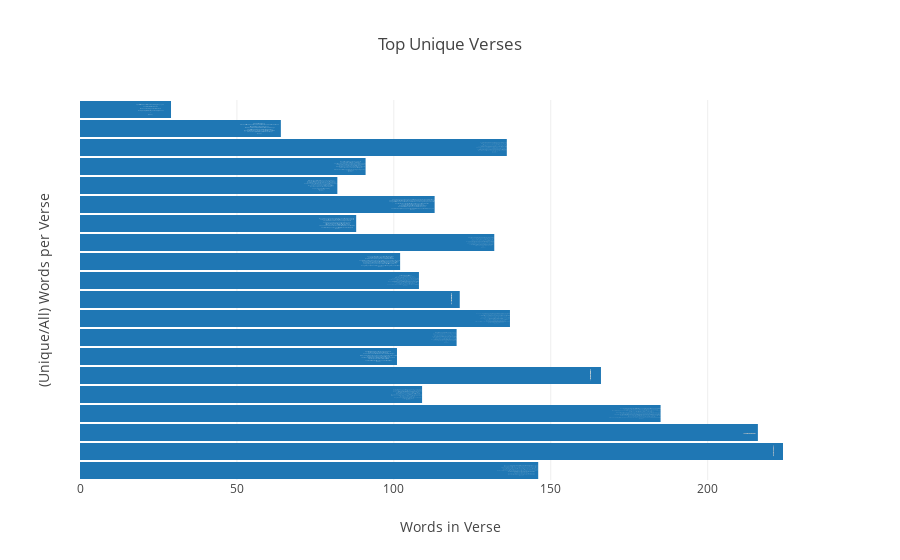

The cell this chart's notebook holds for it:
### Code cell
unique_verses_bar(ct.values(), all_feat_artist = False, verse_count=20)

### Figure 1 — Plotly figure (JSON) as saved in the notebook; plotly's stock layout.template omitted (floating-point values rounded to 4 significant figures)
{"data": [{"hoverinfo": "text", "name": "chance", "orientation": "h", "text": ["<br>They murkin' kids; they murder kids here<br>Why you think they don't talk about it They deserted us here<br>Where the fuck is Matt Lauer at Somebody get Katie Couric in here<br>Probably scared of all the refugees; look like we had a fuckin' hurricane here<br>They'll be shootin' whether it's dark or not, I mean the days is pretty dark a lot<br>Down here, it's easier to find a gun than it is to find a fuckin' parking spot<br>No love for the opposition, specifically a cop position cause they've never been in our position<br>Gettin' violations for the nation, correlatin', you dry snitchin'<br>I know, you scared, you should ask us if we scared too<br>I know you scared... me too<br>I know, you scared, you should ask us if we scared too<br>If you, was there, then we'd just knew you cared too<br>(0.616)", "<br>Sparrin' is trainin', chain snatchin' the slaves<br>But a rap song is a match in a cave<br>Dim lit, wet wick, wicked rappin' its way<br>Drunk off of light, lies, laughin' claimin' asylum while shinin' in shade<br>I can't stay silent, I go violent when my violets is gray<br>And my roses is black<br>Fuck the pharaohs and pharisees, Moses is back<br>I don't need to see a sphinx to know they noses was black<br>I don't know one Temptation that had Otis' back, sparrin' is trainin', this a jumpin' jack<br>I'm the scariest +jack+ in the pumpkin patch<br>Float like my jumper wet, sting like a bumblebee<br>I swing like a lumberjack, go back when I'm up at bat<br>They tried to label me a non-rapper<br>I'm an independent contractor, card cracker<br>Sparrin' is trainin' without the trainin' wheels<br>You made it, you made it, you made it, yeah you made a deal<br>You played it straight, hated, graduated, waited, waited, you still a waiter still<br>Mice will always find out ways to steal<br>Picture me, fifth of Hennessy and the Swisher Sweet<br>Fake identity 'til a plug named Trinity shook me<br>\"Wake up, wake up!\" like remember me<br>Said one plus one make three and you finna see<br>You ain't as grown as you finna be<br>You got them young nigga tendencies<br>(0.625)", "<br>What's good, good And what's good, evil<br>And what's good, gangstas And what's good, people<br>And why God's phone die every time that I call on Him<br>If his son had a Twitter wonder if I would follow him<br>Swallow them synonyms like cinnamon Cinnabon<br>Keep all them sentiments down to a minimum<br>Studious Gluteus Maxim models is sendin' him<br>Pics of they genitalia tallied up ten of 'em<br>I slurped too many pain-kills, down I'm off a lot<br>I got a lot off days but it ain't often that I'm off the clock<br>Ya kna wha mean I got the Chicago Blues<br>We invented rock before the Stones got through<br>We just aimin' back cause the cops shot you<br>BUCK BUCK BANG BANG - yellin' \"FUCK Fox News!\"<br>Booyaka buckle up, mothaFUCK opps too<br>Ain't no knucklin' up 'em young cause it just not cool<br>Nice to see you Father New Year, middle finger Uncle Samuel<br>Shootin' death with weighted dice and hittin' stains on birthday candles<br>I know somebody, somebody loves my ass<br>Cause they help me beat my demons ass<br>Everybody's somebody's everything (I know you right)<br>Nobody's nothing (that's right)<br>Everybody's somebody's everything (I know you right)<br>Nobody's nothing (that's right)<br>Everybody's somebody's everything (that's right)<br>Nobody's nothing (I know you right)<br>(0.63)", "<br>God give me one sentence more, maybe I just gotta get suspended more (IGH!)<br>Hash tag it, get mentions for it (IGH!) Make you love it, get it trending more (IGH!)<br>And then act humble, hear some bull that some dude mumble<br>Wantin' to jump dude, but let that nigga punk you, knowin bitch niggas wanna bring guns to the rumbles (IGH!)<br>But I love y'all souls (IGH!) Don't let the +Juice+ spill Pac<br>Blue pill pop 'til you feel good enough to pop the popped bitch in the blue heels yop (IGH!)<br>That one - drown in the juice nigga; hun'nid proof get found in a youth nigga<br>Stop with all the trynna introduce nigga, everybody know you dude you the new nigga! (IGH!)<br>Hows it feel to be you Yo no sÃ©, I ain't really been myself since Rod passed<br>I ain't even really need that shop class, I ain't really been weak since pops smashed<br>I'm a genius, a mothafuckin pop smash; hit sensei, master<br>Jack and Lindsey, Wiley, Kembe, been paid, 10 Day been they FAFSA (AHHHHHHHHH!!!!! TURN UP! TURN UP!)<br>(0.632)", "<br>Damn I'm in so deep girl, probably cause you're empty<br>You can't even speak girl; damn your mouth so minty<br>Ooh your mama hate me, daddy wouldn't let you <br>if he ever met me, if he ever met you<br>Put that shit behind us, and put this in your sinus<br>Mine is all up in my gums, minus all that shit its lined with<br>I say oh-oh-oh-ohh - you been scratchin, you been fiendin<br>I'mma fix you, I'mma fuck you, I'mma get rid of them demons - it's my<br>My druggy.. when I'm ugly<br>Hug me when I'm bummy, scummy; I'm your hubby<br>Let's get lo-ost... let's get lo-ost...<br>(0.651)", "<br>Work, work, work, work - bang nigga, bang<br>Twerk, twerk, merge, swerve - dang, pick a lane<br>Flip a bird; pigeon, plane, it's a word, it's a shame<br>But God I'm good, swear I couldnât be better, kickin' dirt on the shirts of the lames<br>Keep a tab on my exes, keep some X on my tongue<br>Keep my work out in Texas, that's just me flexin' my lungs<br>See them showin' they teeth, that's just them flappin' they gums<br>If they bite and I'm snappin', clap clap collapsin' they lungs<br>Call me Chancellor The Rapper, please say \"The Rapper\"<br>Magical word (POOF) please say 'Kadabra<br>Replay the replays; Green Bay, the Packers<br>Cremate your teammates and freebase the ashes<br>Matches to gas leaks, dusted dusk 'til dawn<br>It's just us, and trust ya bottom bitch, my stuff the fuckin' bomb<br>I'm the motherfuckin' fucker, fuck a niggas fuckin' dumb<br>This your favorite fuckin' album and ain't even fuckin' done<br>I'm good! IGH!<br> w/ ad-libs<br>(0.669)", "<br>Right (IGH!) I used to tell hoes I was dark light or off white<br>But I'd fight if a nigga said that I talk white<br>And both my parents was black but they saw it fit that I talk right<br>With my drawers hid but my hard head stayed in the clouds like a lost kite<br>But gravity had me up in a submission hold<br>Like I'm dancin' with the Devil with two left feet and I'm pigeon toed<br>in two small point ballet shoes with a missin' sole<br>and two missin' toes but it's love like Cupid kissin' a mistletoe<br>(0.683)", "<br>Who smokin in my car It's that nigga Chano<br>AKA Mr. Bennett, AK Tony Montano<br>I've got some folks in low end, I got some folks in c-note<br>AK hundred dinero, you ever seen Casino<br>I just got back with 'Bino, I got a bitch but she know<br>Her friends done did the Dino - that's that Chicago lingo<br>Flamin' hots with Cheese and a kiwi Mistic<br>My dick won't even call her cause she left all that lipstick<br>Niggas be on dirt, that's why I stay on petty<br>I know that bangers jam, that's why my hands stay ready<br>Flip the candy yum, that's the fuckin' bombest<br>Lean all on the square - that's a FUCKIN' rhombus<br> - 2X<br>(0.683)", "<br>Chano, Chatham's own, foolies glad I'm home (IGH!)<br>Even my haters kinda glad I'm on; Rest In Peace to my Vagabond (IGH!)<br>Rapper song, singer - suspended, subpoena<br>For misdemeanors, dreamer, held back ass is lowkey still a senior (IGH!)<br>And I still shake up BO Squad, prayin' for my BroBois (IGH!)<br>City on the come up, shout that nigga Sosa<br>Shout my nigga Fat Trel, shout my nigga Joseph (IGH!)<br>Playin' \"Buenos Aires\" while they sleepin' - buenas noches (IGH!)<br>Wonder if I wrote this, cause it's so crisp<br>The most brokest cold stock broker winter solstice (IGH!)<br>I could win an Oscar, Russian Accent Husky<br>Acid addict, costly avid actor - Kevin Costner (AHHHHHHHHH!!!!! TURN UP! TURN UP!)<br>Juice! (Juice!) Juice! (Juice!) Juice! (Juice!) Juice! (Juice!)<br>I got the juice, I got the juice (Yup!)<br>(0.693)", "<br>Introducin' (IGH!) Chance the Ruthless<br>Trip 'shrooms and lucy (hah!) dreams is lucid<br>Loosely based on music, swallow my mucus<br>Hope your pussy get herpes and yo' ass get lupus (IGH!)<br>Deuces douches, deuce deuce I'll shoot ya (BLAOW)<br>Shoes might boot 'cha and a suit might suit 'cha<br>They be on bullshit but they really don't do shit<br>They use of illusion could confuse Confucius<br>Nasty, ashy (IGH!) cigarette ashin'<br>'til my voice get raspy; last week suspended<br>Last night kissed Va$htie, parleyed with Ashley<br>Always in the hallway, so I never been classy (hahaha)<br>Shut up!<br>Na na na, na na na<br>Na na na, na na na<br>Na na na, na na na<br>(IGH! IGH! IGH! IGH!)<br>(0.694)", "<br>Acid, acid (IGH!) get it Acid<br>Melts through plastic, I spit fired<br>Pad my palette (IGH!) talkin' paper<br>If this was work (IGH!) I'd get higher (hahah)<br>Pardon my mishaps, burp and get murdered (IGH!)<br>Fart and get bitch-slapped, like Bourbon mixed with Jack (IGH!)<br>Lickety-split, look it, he slipped on a shell<br>from peelin' (IGH!) banana splits back, give me my Kit-Kat (AHHHHH~!)<br>Don't break me off shit, batch, fack is you mean bitch<br>Zan with that lean bitch, zan with that lean bitch<br>Zen with that chakra, I eat it like Idi Amin<br>Ya kna wha mean Hit me back when that mean shit (SHUT UP~!)<br>(0.694)", "<br>Young, Rascal Flatts - young ass kid ass could rap (IGH!)<br>Fuck all the faculty, tobacco-packing acrobat (IGH!)<br>Back-to-back packin' bags back and forth with fifths of Jack<br>Fourths of weed, I'm back to pack on hands with young Cletus to pat my back<br>Real nigga with a nose ring, that's right (IGH!) just here to rap them songs (IGH!)<br>Rag on my hair, wrap weed in Vegas, rockin' Vagabonds (IGH!)<br>Sang a song, oh you don't know (what) Well, I still bang with you<br>Hang with you, sip drank with you as long as I can sang with you like (IGH!)<br>(0.696)", "<br>Who's sneakin' in the club That's that young Sir Rapper<br>Un-saran wrap the purple, wrap that blunt under after<br>Smoke all out the window, cops could eat a dick<br>If you ain't the hitter, you just might be the lick<br>Flame on, flame on, I'm your, bitch's ringtone<br>She like when I rap, raps but better when I sing, songs<br>No Drake, but I get my Trey on; killin' in the hood like Trayvon<br>Shoppin' like I got a coupon, savin' like I got a cape on<br>Cookin' crack in my apron, dressed like a nigga had 8 proms<br>Tell shorty I may change and I made it and I napalm<br>Trippy shit to watch, drugs while on the clock<br>Acid on the face - that's a work of art<br> - 2X<br>(0.697)", "<br>Move to the neighborhood; I bet they don't stay for good, watch<br>Somebody'll steal daddy's Rollie, call it the neighborhood watch<br>Pray for a safer hood when my paper good, watch<br>Captain Save-a-Hood, hood savior, baby boy<br>Still getting ID'd for Swishers (mama still wash my clothes)<br>Still with Save Money militia (I'mma still watch my bros)<br>Trapped in the middle of the map with a little-bitty rock and a little bit of rap<br>That with a literary knack and a little shitty Mac and like literally jack<br>(0.705)", "<br>You a laaaaaaaame, and your bitch break down my weed sometimes<br>See my face in the streets, in the tweets and a Reader or a RedEye if you read Sun-Times<br>She got blisters on her knees, she's a fiend for the D even though I only beat one time<br>One time, it was one two times, it was two plus me equals threesome time<br>Shouts out to Nate, I jackball and I bop, I flex<br>Got neck from all these thots I sex; Rastafari them shottas yes<br>House safari, mi casa, yes; poppy fields of that popeye<br>She came to party, she popped a Molly, said \"come to papa\", she said \"papa, yes\"<br>(0.717)", "<br>It just got warm out, this the shit I've been warned 'bout<br>I hope that it storm in the morning, I hope that it's pourin' out<br>I hate crowded beaches, I hate the sound of fireworks<br>And I ponder what's worse between knowin' it's over and dyin' first<br>Cause everybody dies in the summer<br>Wanna say ya goodbyes, tell them while it's spring<br>I heard everybody's dyin' in the summer<br>So pray to God for a little more spring<br> - second half<br>(0.732)", "<br>Why toss my filter, when she saved my life<br>The same shit that kills us, always taste so right<br>That's why I pray to the dear Lord, God know who he be<br>Truth be told he juiced me, introduced me to the lucy leaf<br>Ohh ohh ohh, I seen the light, I lost my lighter<br>BIC flick, kick the habit and the bucket, fuck your supplier<br>Lies, Levis on fire, flyer on the wall I'm brighter<br>In the darkness of the night; in the sky I get higher, higher, okay<br> + [Interlude]<br>(0.736)", "<br>Okie dokie, alky, keep it lowkey/Loki like Thor lil bro<br>or he'll go blow the loudy, saudy of sour Saudi<br>Wiley up off peyote, wildin'/Wile E. like that coyote<br>If I sip any Henny, my belly just might be outtie<br>Pull up inside a huggy, Starsky and Hutch a dougie<br>I just opened up the pack, in an hour I'll ash my lucky<br>Tonight she just yellin' \"fuck me\", two weeks she'll be yellin' \"fuck me\"<br>Used to like orange cassette tapes with Timmy, Tommy, and Chuckie<br>And Chuck E. Cheese's pizzas, Jesus pieces, sing Jesus love me<br>Put Visine inside my eyes so my grandma would fuckin' hug me<br>Oh generation above me, I know you still remember me<br>My afro look just like daddy's, y'all taught me how to go huntin'<br>BLAM~!!<br>(0.765)", "<br>Jacob wrestled with God<br>in the desert 'til He broke him and He blessed him and He rescued his heart<br>I struggle with love, I juggle my loves<br>I cuddle and coddle, ship wreckin' bottle, I huddle in hugs<br>Sparrin' is trainin' bra/bruh, Ramses watchin' rainin' frogs<br>Jigga watchin' Damon, +Damon+ watchin' \"Wayans Bros\"<br>A tandem unicycle with two pilots in different maps<br>(0.766)", "<br>Sparrin' is trainin', don't let Denzel +Training Day+ you<br>Sensei could catch a fade too<br>We be on that elegant, hella melanin<br>Barely, barely since the crayons and jellybeans<br> + <br>(0.966)"], "textposition": "bottom", "type": "bar", "width": 0.9, "x": [146, 224, 216, 185, 109, 166, 101, 120, 137, 121, 108, 102, 132, 88, 113, 82, 91, 136, 64, 29]}], "layout": {"barmode": "stack", "hovermode": "closest", "title": "Top Unique Verses", "xaxis": {"autorange": true, "showline": false, "title": "Words in Verse", "zeroline": false}, "yaxis": {"autorange": true, "showline": false, "showticklabels": false, "title": "(Unique/All) Words per Verse", "zeroline": false}}}
